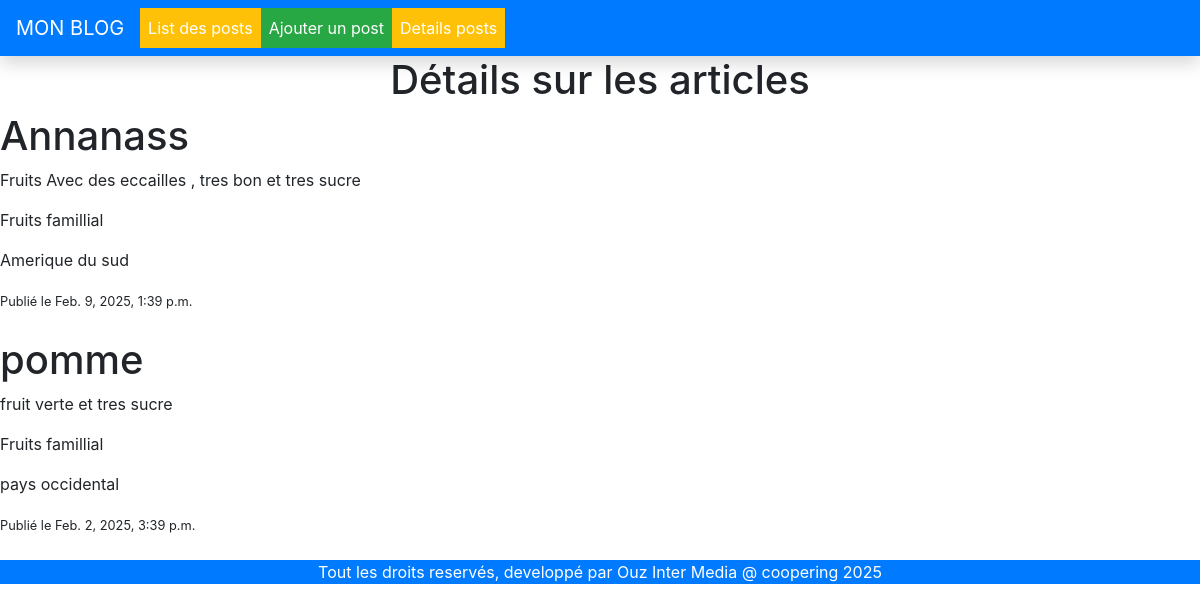
The app's page /post_details, older data.
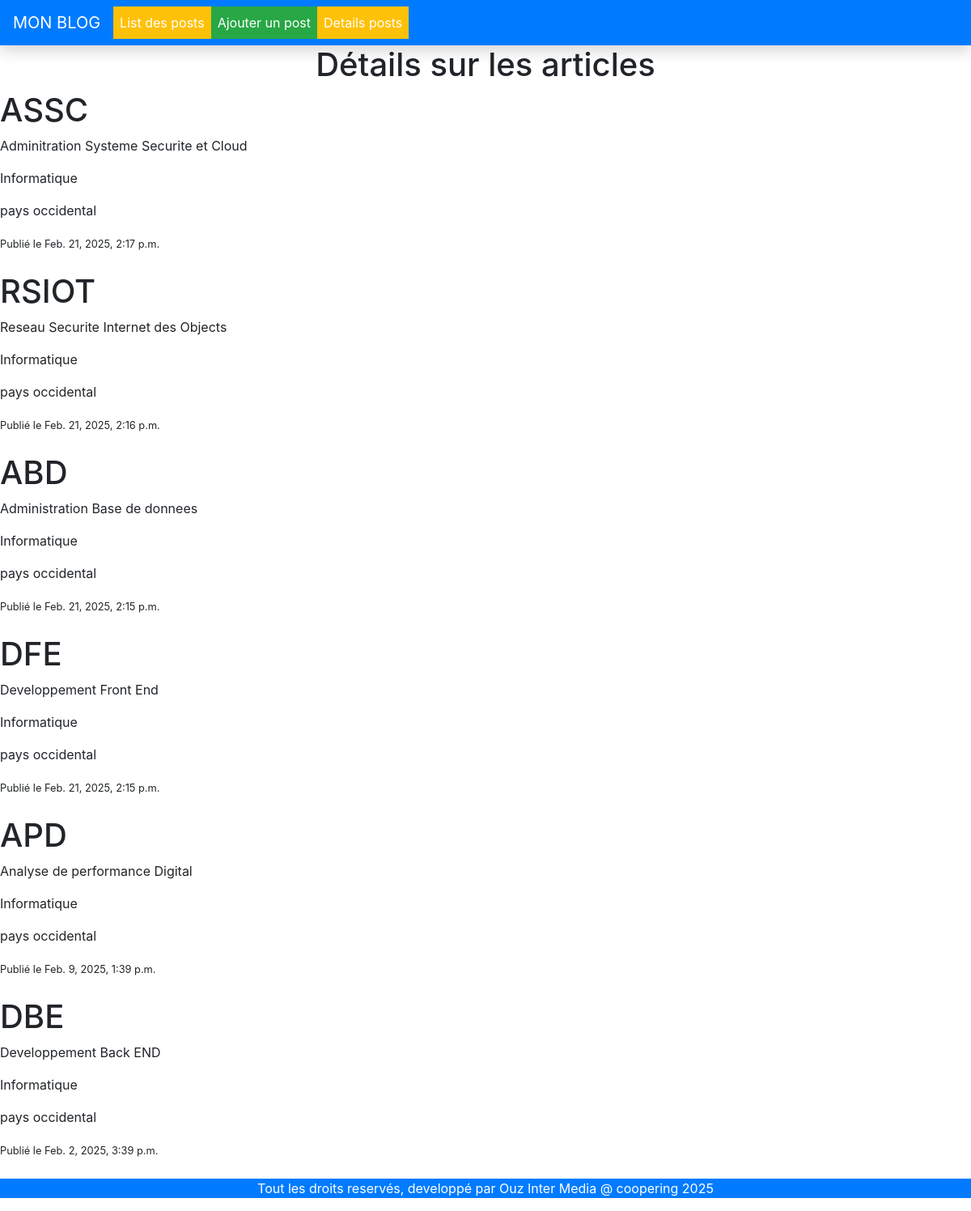
The same page, newer data.
### blog/models.py (models this page shows, shortened)
class POST(models.Model):
    title = models.CharField(max_length=50)
    contener = models.TextField(max_length=50)
    created_at = models.DateTimeField( auto_now_add= True)
    categorie =  models.CharField(max_length=50)
    frequence = models.CharField(max_length=50)

### blog/views.py (the view)
# urls.py: path('post_details', post_details, name='post_details'),
def post_details(request):
    posts = POST.objects.all().order_by('-created_at')
    return render(request, 'blog/post_details.html', {'posts': posts})

### blog/templates/blog/post_details.html (shortened to what this page needs)
{% extends "blog/base.html"%}
    {% block content%}
<!DOCTYPE html>
<html lang="fr">
<head>
</head>
<body>
    <h1 class="h1 text-center">  Détails sur les articles </h1>
    {% for post in posts %}
    <h1>{{ post.title }}</h1>
    <p>{{ post.contener }}</p>
    <p>{{ post.categorie }}</p>
    <p>{{ post.frequence }}</p>
    <small>Publié le {{ post.created_at }}</small>
    <br>
    <br>
    {% endfor %}
</body>
</html>
{% endblock content %}

### blog/templates/blog/base.html (shortened to what this page needs)
<!doctype html>
<html lang="en">
  <head>
    <link rel="stylesheet" href="https://cdn.jsdelivr.net/npm/bootstrap@4.4.1/dist/css/bootstrap.min.css">
  </head>
  <body>
    <nav class="navbar navbar-expand-lg  shadow bg-primary ">
        <a class="navbar-brand text-white">MON BLOG</a>
        <div class="collapse navbar-collapse" id="navbarNavAltMarkup">
          <div class="navbar-nav">
            <a class="nav-item nav-link active text-white bg-warning border-6" href="/">List des posts <span class="sr-only">(current)</span></a>
            <a class="nav-item nav-link text-white bg-success  " href="{% url 'ajout_post' %}">Ajouter un post</a>
            <a class="nav-item nav-link text-white bg-warning " href="{% url 'post_details' %}">Details posts</a>
          </div>
        </div>
      </nav>
      {% block content %}
        {% endblock %}
    <footer class="footer bg-primary " >
    <p class="text-center text-white">Tout les droits reservés, developpé par Ouz Inter Media @ coopering 2025</p></footer>
  </body>
</html>

Row changes from the older to the newer data that the page shows:
added POST: title "ASSC", contener "Adminitration Systeme Securite et Cloud", categorie "Informatique", frequence "pays occidental", created_at "Feb. 21, 2025, 2:17 p.m."
added POST: title "RSIOT", contener "Reseau Securite Internet des Objects", categorie "Informatique", frequence "pays occidental", created_at "Feb. 21, 2025, 2:16 p.m."
added POST: title "ABD", contener "Administration Base de donnees", categorie "Informatique", frequence "pays occidental", created_at "Feb. 21, 2025, 2:15 p.m."
added POST: title "DFE", contener "Developpement Front End", categorie "Informatique", frequence "pays occidental", created_at "Feb. 21, 2025, 2:15 p.m."
changed POST: title "Annanass" → "APD"; contener "Fruits Avec des eccailles , tres bon et tres sucre" → "Analyse de performance Digital"; categorie "Fruits famillial" → "Informatique"; frequence "Amerique du sud" → "pays occidental"
changed POST: title "pomme" → "DBE"; contener "fruit verte et tres sucre" → "Developpement Back END"; categorie "Fruits famillial" → "Informatique"
